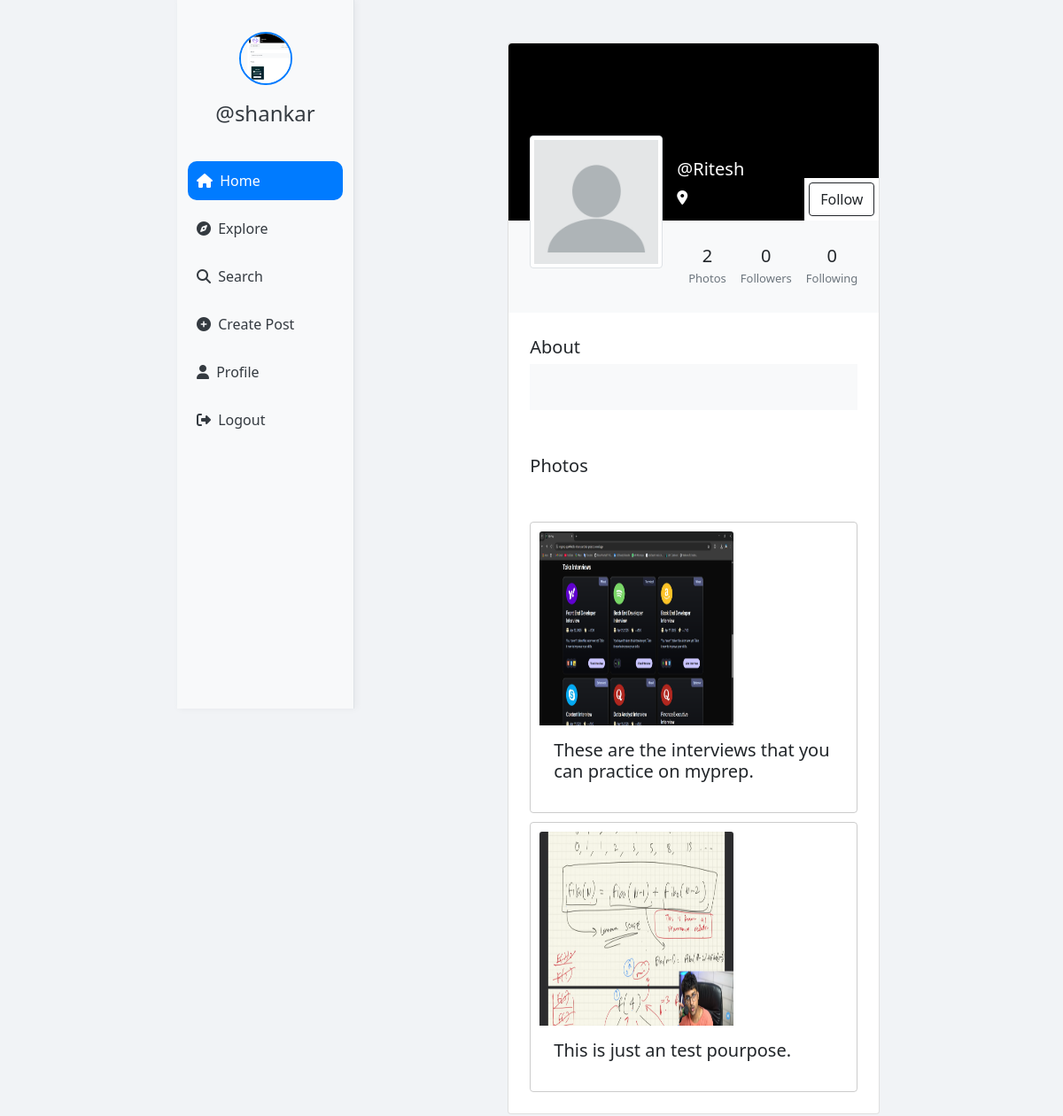
/profile/Ritesh (signed in), run on the app's committed database.
### userauth/models.py (models this page shows, shortened)
class Profile(models.Model):
    user = models.ForeignKey(User, on_delete=models.CASCADE)
    id_user = models.IntegerField(primary_key=True, default=0)
    bio = models.TextField(blank=True, default='')
    profileimg = models.ImageField(upload_to='profile_images', default='blank-profile-picture.png')
    location = models.CharField(max_length=100, blank=True, default='')

class Post(models.Model):
    id = models.UUIDField(primary_key=True, default=uuid.uuid4)
    user = models.CharField(max_length=100)
    image = models.ImageField(upload_to='post_images')
    caption = models.TextField()
    created_at = models.DateTimeField(default=datetime.now)
    no_of_likes = models.IntegerField(default=0)

### userauth/views.py (the view, shortened to what this page needs)
# urls.py: path('profile/<str:id_user>', views.profile),
@login_required(login_url='/loginn')
def profile(request,id_user):
    user_object = User.objects.get(username=id_user)
    print(user_object)
    profile = Profile.objects.get(user=request.user)
    user_profile = Profile.objects.get(user=user_object)
    user_posts = Post.objects.filter(user=id_user).order_by('-created_at')
    user_post_length = len(user_posts)
    follower = request.user.username
    user = id_user
    if Followers.objects.filter(follower=follower, user=user).first():
        follow_unfollow = 'Unfollow'
    else:
        follow_unfollow = 'Follow'
    user_followers = len(Followers.objects.filter(user=id_user))
    user_following = len(Followers.objects.filter(follower=id_user))
    context = {
        'user_object': user_object,
        'user_profile': user_profile,
        'user_posts': user_posts,
        'user_post_length': user_post_length,
        'profile': profile,
        'follow_unfollow':follow_unfollow,
        'user_followers': user_followers,
        'user_following': user_following,
    }
    return render(request, 'profile.html', context)

### templates/profile.html (shortened to what this page needs)
{% load static %}
<!DOCTYPE html>
<html lang="en">
<head>
    <link rel="stylesheet" href="https://maxcdn.bootstrapcdn.com/bootstrap/4.5.2/css/bootstrap.min.css">
    <link href="https://cdn.jsdelivr.net/npm/bootstrap@5.0.2/dist/css/bootstrap.min.css" rel="stylesheet"
>
    <link rel="stylesheet" href="{% static 'css/app.css' %}">
</head>
<body>
    {% load static %}
    <div class="container-fluid">
        <div class="row">
            <nav class="col-md-2 d-none d-md-block sidebar" style="position: fixed;">
                <div class="text-center mt-3">
                    <img src="{{profile.profileimg.url}}" alt="Profile Picture" class="profile-pic">
                    <h4 class="mt-2"><a href="/profile/{{user}}" style="text-decoration:none;">@{{user}}</a></h4>
                </div>
                <ul class="nav flex-column mt-4">
                    <li class="nav-item">
                        <a class="nav-link active" href="/">
                            <i class="fa-solid fa-house mr-1"></i> Home
                        </a>
                    </li>
                    <li class="nav-item">
                        <a class="nav-link" href="/explore">
                            <i class="fa-solid fa-compass mr-1"></i> Explore
                        </a>
                    </li>
                    <li class="nav-item">
                        <a class="nav-link" href="#" data-bs-toggle="modal" data-bs-target="#exampleModal3">
                            <i class="fa-solid fa-magnifying-glass mr-1"></i> Search
                        </a>
                    </li>
                    <li class="nav-item">
                        <a class="nav-link" href="#" data-bs-toggle="modal" data-bs-target="#exampleModal2"
                            data-bs-whatever="@getbootstrap">
                            <i class="fa-solid fa-circle-plus mr-1"></i> Create Post
                        </a>
                    </li>
                    <li class="nav-item">
                        <a class="nav-link" href="/profile/{{user}}">
                            <i class="fa-solid fa-user mr-1"></i> Profile
                        </a>
                    </li>
                    <li class="nav-item">
                        <a class="nav-link" href="/logoutt">
                            <i class="fa-solid fa-right-from-bracket mr-1"></i> Logout
                        </a>
                    </li>
                </ul>
            </nav>
            {% load static %}
            <main role="main" class="col-md-9 ml-sm-auto col-lg-10 px-md-4">
                <section class="gradient-custom-2">
                    <div class="container py-5">
                        <div class="row d-flex justify-content-center align-items-center h-100">
                            <div class="col col-lg-9 col-xl-7">
                                <div class="card">
                                    <div class="rounded-top text-white d-flex flex-row"
                                        style="background:black; height:200px;">
                                        <div class="ms-4  d-flex flex-column" style="width: 150px; margin-top:5rem;">
                                            <img src="{{user_profile.profileimg.url}}" alt="Generic placeholder image"
                                                class="img-fluid img-thumbnail mt-4 mb-2"
                                                style="width: 150px; z-index: 1">
                                        </div>
                                        <div class="ms-3" style="margin-top: 130px;">
                                            <h5>@{{user_profile.user}}</h5>
                                            <p><i class="fa-solid fa-location-dot"></i> {{user_profile.location}}</p>
                                        </div>
                                        <div style="margin-inline-start: auto; margin-top: auto;background:white;">
                                            <form action="/follow" method="POST">
                                                {% csrf_token %} {% if user != user_profile.user %}
                                                <button type="submit" class="btn btn-outline-dark"
                                                    data-mdb-ripple-color="dark" style="z-index: 1; margin: 5px;"
                                                    data-bs-toggle="modal" data-bs-target="#exampleModal1"
                                                    data-bs-whatever="@getbootstrap">
                                                    {{follow_unfollow}}
                                                </button>
                                                {% endif %}
                                            </form>
                                        </div>
                                    </div>
                                    <div class="p-4 text-black" style="background-color: #f8f9fa;">
                                        <div class="d-flex justify-content-end text-center py-1">
                                            <div>
                                                <p class="mb-1 h5">{{user_post_length}}</p>
                                                <p class="small text-muted mb-0">Photos</p>
                                            </div>
                                            <div class="px-3">
                                                <p class="mb-1 h5">{{user_followers}}</p>
                                                <p class="small text-muted mb-0">Followers</p>
                                            </div>
                                            <div>
                                                <p class="mb-1 h5">{{user_following}}</p>
                                                <p class="small text-muted mb-0">Following</p>
                                            </div>
                                        </div>
                                    </div>
                                    <div class="card-body p-4 text-black">
                                        <div class="mb-5">
                                            <p class="lead fw-normal mb-1">About</p>
                                            <div class="p-4" style="background-color: #f8f9fa;">
                                            </div>
                                        </div>
                                        <div class="mb-5">
                                            <p class="lead fw-normal mb-1">Photos</p>
                                        </div>
                                        <div class="image-grid">
                                            {% for pos in user_posts %}
                                            <div class="card image-item">
                                                <img src="{{pos.image.url}}" class="card-img-top" alt="..."
                                                    style="width: 219px;height: 219px;">
                                                <div class="card-body">
                                                    <h5 class="card-title">{{pos.caption}}</h5>
                                                </div>
                                            </div>
                                            {% endfor %}
                                        </div>
                                    </div>
                                </div>
                            </div>
                        </div>
                    </div>
                </section>
            </main>
        </div>
    </div>
</body>
</html>

### templates/search.html (shortened to what this page needs)
{% load static %}

### templates/profile_upload.html (shortened to what this page needs)
{% load static %}

### templates/edit_profile.html (shortened to what this page needs)
{% load static %}

### static/css/app.css (style rules this page uses)
body { font-family: 'Segoe UI', Tahoma, Geneva, Verdana, sans-serif; background-color: #f1f3f6; margin: 0; padding-left: 200px; }
.sidebar { background-color: #ffffff; height: 100vh; border-right: 1px solid #dee2e6; padding-top: 20px; box-shadow: 2px 0 8px rgba(0, 0, 0, 0.05); }
.profile-pic { width: 70px; height: 70px; border-radius: 50%; object-fit: cover; border: 2px solid #007bff; }
.sidebar a { color: #343a40; padding: 10px; display: block; border-radius: 10px; margin: 5px 0; transition: background 0.3s ease; text-decoration: none; }
.sidebar a:hover, .sidebar a.active { background-color: #007bff; color: white !important; }
.text-muted { font-size: 13px; }

### templates/profile.html (style rules this page uses)
.sidebar { background-color: #f8f9fa; height: 100vh; color: black; }
.profile-pic { width: 60px; height: 60px; border-radius: 50%; object-fit: cover; }
a { color: black; }
.image-grid { display: grid; grid-template-columns: repeat(auto-fill, minmax(200px, 1fr)); gap: 10px; }
.image-item { border: 1px solid #ccc; padding: 10px; }
.image-item img { max-width: 100%; height: auto; }

### data on the page
Profile: profileimg (picture)
Profile: profileimg (placeholder picture), user "Ritesh"
Post: image (picture), caption "These are the interviews that you can practice on myprep."
Post: image (picture), caption "This is just an test pourpose."

### other printed values
{{ user }} "shankar"
{{ follow_unfollow }} "Follow"
{{ user_post_length }} "2"
{{ user_followers }} "0"
{{ user_following }} "0"
